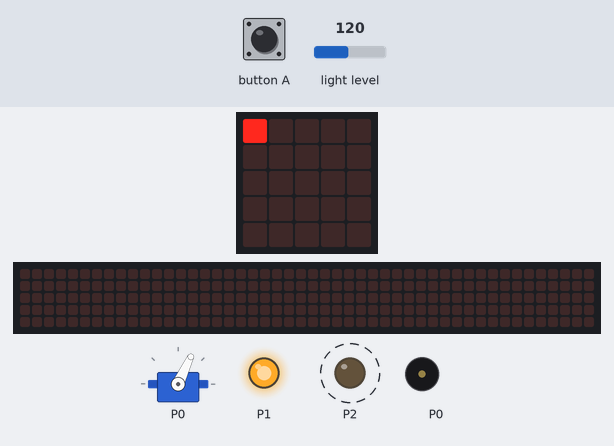
Bench run of a program on a simulated BBC micro:bit (MakeCode). Parts: the board's 5×5 LED display, servo, a strip that is not on the board, showing the scrolling text unrolled, output pins drawn as LEDs (lit = HIGH), buzzer (waves = sounding). Dashed ring = blinking. Inputs (shaded band) come from the test bench; at power-on: light level 120. The 48×5 strip is a reading aid, not a part: it shows the text the display is scrolling, unrolled, one strip-width of it at a time.

Above: at 1.2 s.
1.3 s: light level set to 137
4.3 s: light level set to 143
6.4 s: button A pressed for 0.15 s
At 6.64 s:
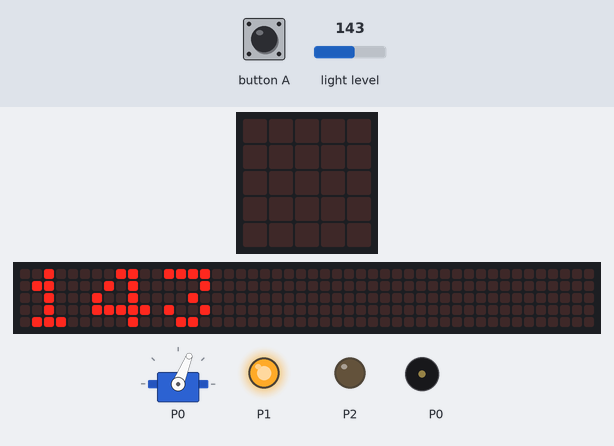
7.1 s: light level set to 5
At 7.68 s:
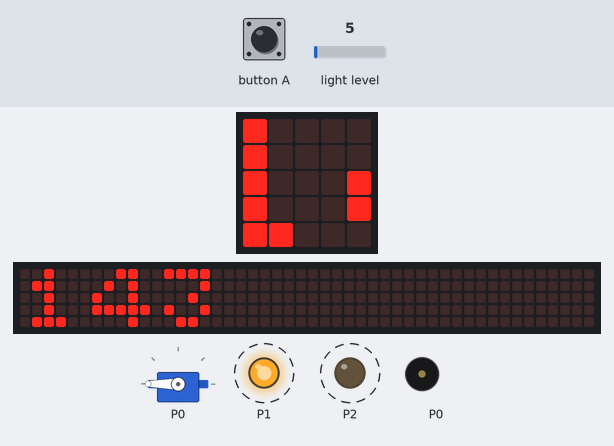
8.8 s: light level set to 191
At 8.87 s:
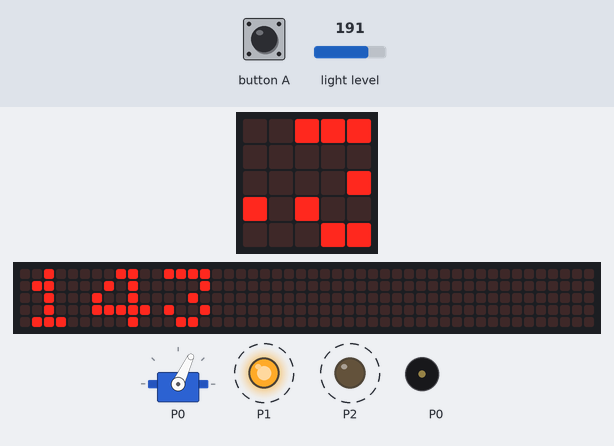
10.6 s: button A pressed for 0.15 s
At 11.27 s:
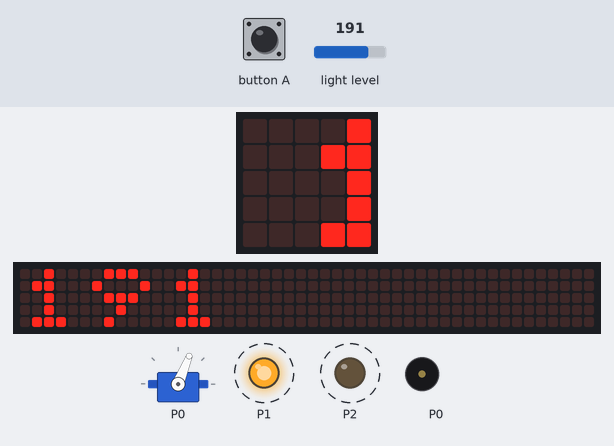
Timing chart, 0 to 13.6 s (numbered marks = the images above; inputs shaded):
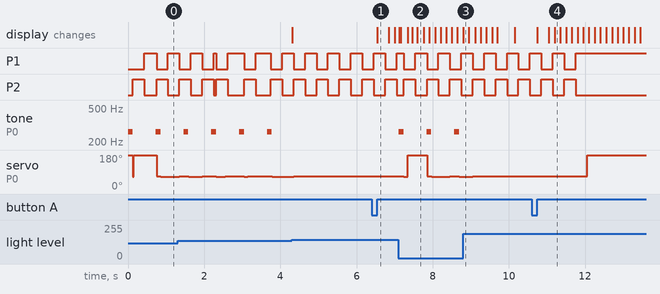

The program:

main.ts
```typescript
input.onButtonPressed(Button.A, function () {
    basic.showNumber(input.lightLevel())
})
let flash_restant = 0
music.setBuiltInSpeakerEnabled(true)
basic.forever(function () {
    if (input.lightLevel() < 140) {
        led.plot(0, 0)
    } else {
        led.unplot(0, 0)
    }
})
basic.forever(function () {
    while (input.lightLevel() < 140) {
        music.playTone(262, music.beat(BeatFraction.Quarter))
        pins.servoWritePin(AnalogPin.P0, 65)
        pins.digitalWritePin(DigitalPin.P1, 0)
        pins.digitalWritePin(DigitalPin.P2, 1)
        basic.pause(300)
        pins.digitalWritePin(DigitalPin.P1, 1)
        pins.digitalWritePin(DigitalPin.P2, 0)
        basic.pause(300)
        flash_restant = 5
    }
})
basic.forever(function () {
    while (flash_restant > 0) {
        pins.servoWritePin(AnalogPin.P0, 68)
        pins.digitalWritePin(DigitalPin.P1, 0)
        pins.digitalWritePin(DigitalPin.P2, 1)
        basic.pause(300)
        pins.digitalWritePin(DigitalPin.P1, 1)
        pins.digitalWritePin(DigitalPin.P2, 0)
        basic.pause(300)
        flash_restant += -1
    }
    pins.servoWritePin(AnalogPin.P0, 180)
})
```

test.ts
```typescript
// les tests vont ici ; cela ne sera pas compilé si ce paquet est utilisé en tant qu'extension.
```

Measured:
- after the input at 4.3 s, tone on P0: stops changing and stays silent; servo on P0: goes on until 4.3 s, then stays 68°
- after the input at 6.4 s, the display: changes after 0.15 s (image 1)
- after the input at 7.1 s, P1: alternates HIGH for 0.31 s and LOW for 0.30 s, starting after 0.14 s; P2: alternates HIGH for 0.30 s and LOW for 0.31 s, starting after 0.14 s; tone on P0: alternates 262 Hz for 0.13 s and silent for 0.61 s, starting at once; the display: first differs from a run without the input after 0.06 s (image 2 shows a later state)
- after the input at 8.8 s, tone on P0: stops changing and stays silent; servo on P0: goes on until 9.1 s, then stays 68°; the display: changes at once (image 3)
- after the input at 10.6 s, the display: first changes after 0.15 s (image 4 shows a later state)
- by itself, tone on P0: alternates 262 Hz for 0.13 s and silent for 0.61 s
